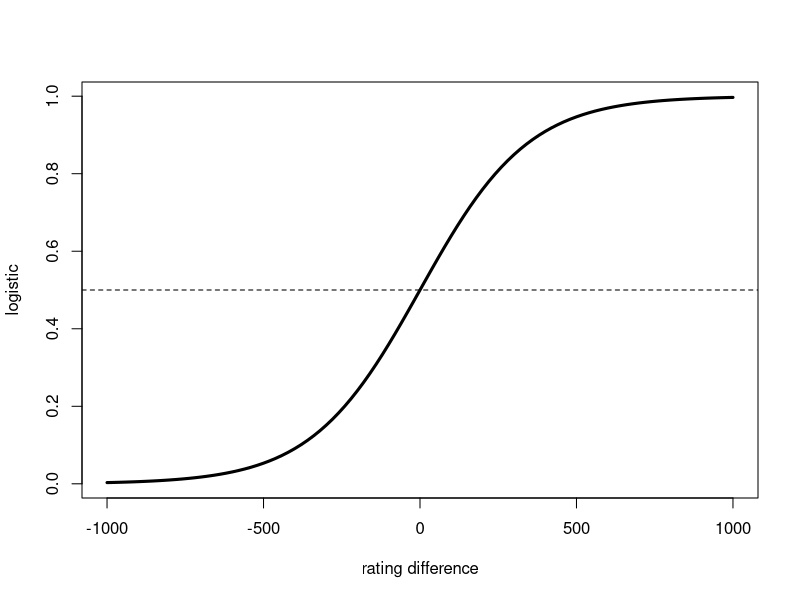

This chart was generated by the following R code:
## ---- chunk 1
## Logistic function
logistic = function(x, z=400) {
  return(1 / (1 + 10^(-x / z)))
}
limit = 1000
plot(logistic, xlim=c(-limit, limit), lwd=3, xlab="rating difference", ylab = "logistic")
abline(h=0.5, lty=2)
## ---- chunk 2
library(readr)
games = read_csv("training_data.csv")
## ---- chunk 3
##  Elo
# INPUT
# games: a *dataframe* with matches
# zeta: logistic parameter
# k: update factor
# OUTPUT
# r: rating vector
elo_slow = function(games, z = 400, k = 25) {
  
  # number of players
  players = unique(c(games$White, games$Black))
  n = max(players)

  # number of games
  m = nrow(games)
  
  # old rating vector
  rold = rep(0, n)
  
  # new rating vector
  rnew = rep(0, n)
  
  for (i in 1:m) {

    # White player
    # compute update
    score = games[[i, "Score"]]
    spread = rold[games[[i, "White"]]] - rold[games[[i, "Black"]]]
    mu = 1 / (1 + 10^(-spread / z))
    update = k * (score - mu)
    # update rating
    rnew[games[[i,"White"]]] = rold[games[[i,"White"]]] + update
    
    # Black player
    # compute update
    score = 1 - games[[i, "Score"]]
    spread = rold[games[[i, "Black"]]] - rold[games[[i, "White"]]]
    mu = 1 / (1 + 10^(-spread / z))
    update = k * (score - mu)
    # update rating
    rnew[games[[i,"Black"]]] = rold[games[[i,"Black"]]] + update
    
    # update old ratings
    rold[games[[i,"White"]]] = rnew[games[[i,"White"]]]
    rold[games[[i,"Black"]]] = rnew[games[[i,"Black"]]]
  }
  return(rnew)
}

## ---- chunk 4
##  Elo rating system (optimized)
# INPUT
# games: a *matrix* with matches
# zeta: logistic parameter
# k: update factor
# OUTPUT
# r: rating vector
elo_fast = function(games, z = 400, k = 25) {
  
  # number of players
  players = unique(c(games[, "White"], games[, "Black"]))
  n = max(players)

  # number of games
  m = nrow(games)
  
  # old rating vector
  rold = rep(0, n)
  
  # new rating vector
  rnew = rep(0, n)
  
  for (i in 1:m) {

    # White player
    score = games[i, "Score"]
    spread = rold[games[i, "White"]] - rold[games[i, "Black"]]
    mu = 1 / (1 + 10^(-spread / z))
    update = k * (score - mu)
    rnew[games[i, "White"]] = rold[games[i, "White"]] + update
    
    # Black player (we know that: update white + update black = 0)
    rnew[games[i,"Black"]] = rold[games[i,"Black"]] - update
    
    # update old ratings
    rold[games[i,"White"]] = rnew[games[i,"White"]]
    rold[games[i,"Black"]] = rnew[games[i,"Black"]]
  }
  return(rnew)
}

## ---- chunk 5
# compare
games_matrix = as.matrix(games)
t1 = system.time({e1 = elo_fast(games_matrix)})
t2 = system.time({e2 = elo_slow(games)})

# check correctness
sum(abs(e1 - e2))

# check times
t1
t2
t2/t1
